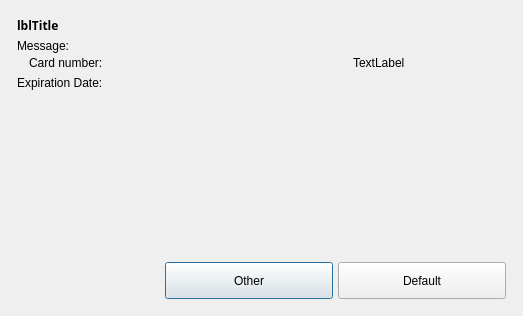
<?xml version="1.0" encoding="UTF-8"?>
<ui version="4.0">
 <class>Dialog</class>
 <widget class="QDialog" name="Dialog">
  <property name="geometry">
   <rect>
    <x>0</x>
    <y>0</y>
    <width>523</width>
    <height>316</height>
   </rect>
  </property>
  <property name="windowTitle">
   <string>Dialog</string>
  </property>
  <property name="autoFillBackground">
   <bool>false</bool>
  </property>
  <layout class="QVBoxLayout" name="verticalLayout_2">
   <item>
    <widget class="QFrame" name="frContainer">
     <property name="frameShape">
      <enum>QFrame::NoFrame</enum>
     </property>
     <property name="frameShadow">
      <enum>QFrame::Raised</enum>
     </property>
     <layout class="QVBoxLayout" name="verticalLayout">
      <property name="spacing">
       <number>0</number>
      </property>
      <property name="margin">
       <number>6</number>
      </property>
      <item>
       <layout class="QHBoxLayout" name="DialogTitle">
        <property name="bottomMargin">
         <number>5</number>
        </property>
        <item>
         <widget class="QLabel" name="lblTitle">
          <property name="sizePolicy">
           <sizepolicy hsizetype="Preferred" vsizetype="Preferred">
            <horstretch>0</horstretch>
            <verstretch>0</verstretch>
           </sizepolicy>
          </property>
          <property name="maximumSize">
           <size>
            <width>16777215</width>
            <height>45</height>
           </size>
          </property>
          <property name="font">
           <font>
            <family>Century Gothic</family>
            <weight>75</weight>
            <bold>true</bold>
           </font>
          </property>
          <property name="text">
           <string>lblTitle</string>
          </property>
         </widget>
        </item>
       </layout>
      </item>
      <item>
       <widget class="QLabel" name="lblMessage">
        <property name="text">
         <string>Message:</string>
        </property>
       </widget>
      </item>
      <item>
       <layout class="QHBoxLayout" name="horizontalLayout">
        <item>
         <layout class="QFormLayout" name="formLayout">
          <property name="fieldGrowthPolicy">
           <enum>QFormLayout::AllNonFixedFieldsGrow</enum>
          </property>
          <property name="labelAlignment">
           <set>Qt::AlignRight|Qt::AlignTrailing|Qt::AlignVCenter</set>
          </property>
          <item row="0" column="0">
           <widget class="QLabel" name="lblCardNumberTitle">
            <property name="text">
             <string>Card number:</string>
            </property>
           </widget>
          </item>
          <item row="0" column="1">
           <layout class="QHBoxLayout" name="cardNumberLayout">
            <item>
             <widget class="QFrame" name="txtProductCodeValue">
              <property name="sizePolicy">
               <sizepolicy hsizetype="Preferred" vsizetype="Fixed">
                <horstretch>1</horstretch>
                <verstretch>0</verstretch>
               </sizepolicy>
              </property>
              <property name="minimumSize">
               <size>
                <width>250</width>
                <height>20</height>
               </size>
              </property>
              <property name="frameShape">
               <enum>QFrame::NoFrame</enum>
              </property>
              <property name="frameShadow">
               <enum>QFrame::Raised</enum>
              </property>
             </widget>
            </item>
            <item>
             <widget class="QLabel" name="lblLuhnKeyValidator">
              <property name="text">
               <string>TextLabel</string>
              </property>
             </widget>
            </item>
           </layout>
          </item>
          <item row="1" column="0">
           <widget class="QLabel" name="lblExpirationDateTitle">
            <property name="text">
             <string>Expiration Date:</string>
            </property>
           </widget>
          </item>
          <item row="1" column="1">
           <widget class="QFrame" name="txtExpirationDateValue">
            <property name="sizePolicy">
             <sizepolicy hsizetype="Preferred" vsizetype="Fixed">
              <horstretch>1</horstretch>
              <verstretch>0</verstretch>
             </sizepolicy>
            </property>
            <property name="minimumSize">
             <size>
              <width>0</width>
              <height>20</height>
             </size>
            </property>
            <property name="frameShape">
             <enum>QFrame::NoFrame</enum>
            </property>
            <property name="frameShadow">
             <enum>QFrame::Raised</enum>
            </property>
           </widget>
          </item>
         </layout>
        </item>
        <item>
         <spacer name="ContentRightSpacer">
          <property name="orientation">
           <enum>Qt::Horizontal</enum>
          </property>
          <property name="sizeHint" stdset="0">
           <size>
            <width>40</width>
            <height>20</height>
           </size>
          </property>
         </spacer>
        </item>
       </layout>
      </item>
      <item>
       <spacer name="ContentBottomSpacer">
        <property name="orientation">
         <enum>Qt::Vertical</enum>
        </property>
        <property name="sizeHint" stdset="0">
         <size>
          <width>20</width>
          <height>43</height>
         </size>
        </property>
       </spacer>
      </item>
      <item>
       <layout class="QHBoxLayout" name="DialogButtons">
        <property name="topMargin">
         <number>5</number>
        </property>
        <item>
         <spacer name="ButtonAlignSpacer">
          <property name="orientation">
           <enum>Qt::Horizontal</enum>
          </property>
          <property name="sizeHint" stdset="0">
           <size>
            <width>40</width>
            <height>20</height>
           </size>
          </property>
         </spacer>
        </item>
        <item>
         <widget class="QPushButton" name="btnCancel">
          <property name="enabled">
           <bool>true</bool>
          </property>
          <property name="minimumSize">
           <size>
            <width>168</width>
            <height>37</height>
           </size>
          </property>
          <property name="maximumSize">
           <size>
            <width>168</width>
            <height>37</height>
           </size>
          </property>
          <property name="text">
           <string>Other</string>
          </property>
          <property name="default">
           <bool>false</bool>
          </property>
         </widget>
        </item>
        <item>
         <spacer name="ButtonsSpacer">
          <property name="orientation">
           <enum>Qt::Horizontal</enum>
          </property>
          <property name="sizeType">
           <enum>QSizePolicy::Fixed</enum>
          </property>
          <property name="sizeHint" stdset="0">
           <size>
            <width>5</width>
            <height>20</height>
           </size>
          </property>
         </spacer>
        </item>
        <item>
         <widget class="QPushButton" name="btnOK">
          <property name="enabled">
           <bool>true</bool>
          </property>
          <property name="minimumSize">
           <size>
            <width>168</width>
            <height>37</height>
           </size>
          </property>
          <property name="maximumSize">
           <size>
            <width>168</width>
            <height>37</height>
           </size>
          </property>
          <property name="text">
           <string>Default</string>
          </property>
          <property name="default">
           <bool>false</bool>
          </property>
         </widget>
        </item>
       </layout>
      </item>
     </layout>
    </widget>
   </item>
  </layout>
 </widget>
 <resources/>
 <connections/>
</ui>
